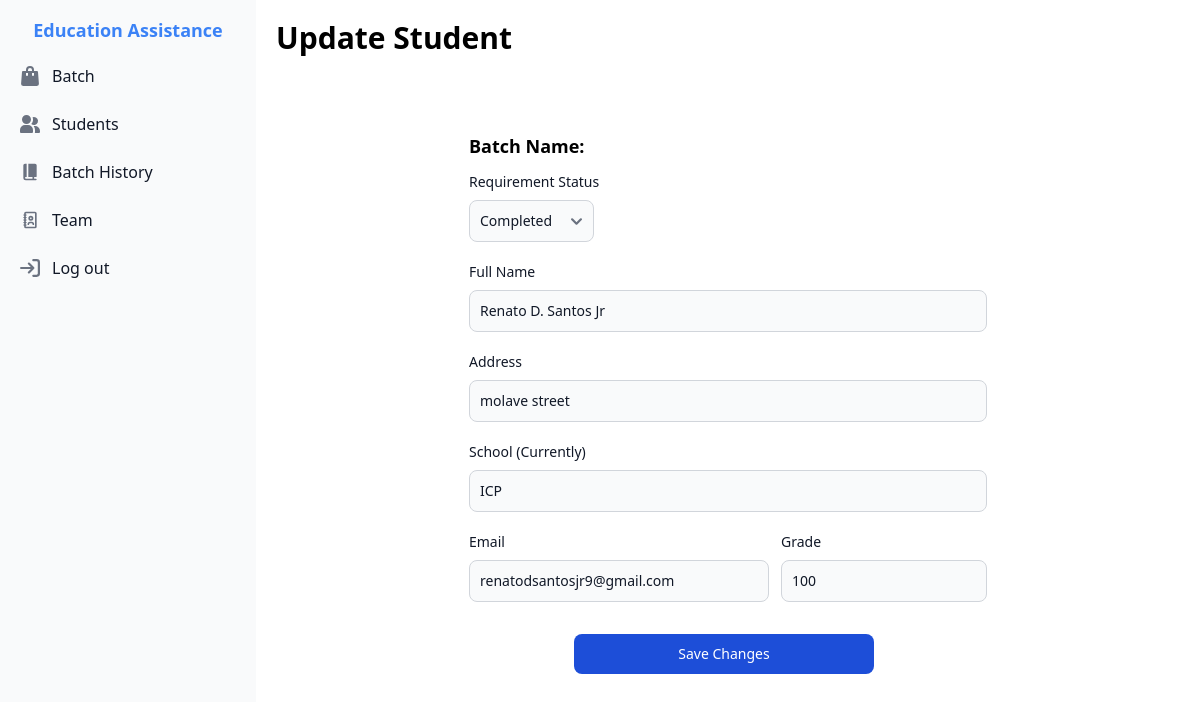
The app's page /student/update/10 (signed in), older data.
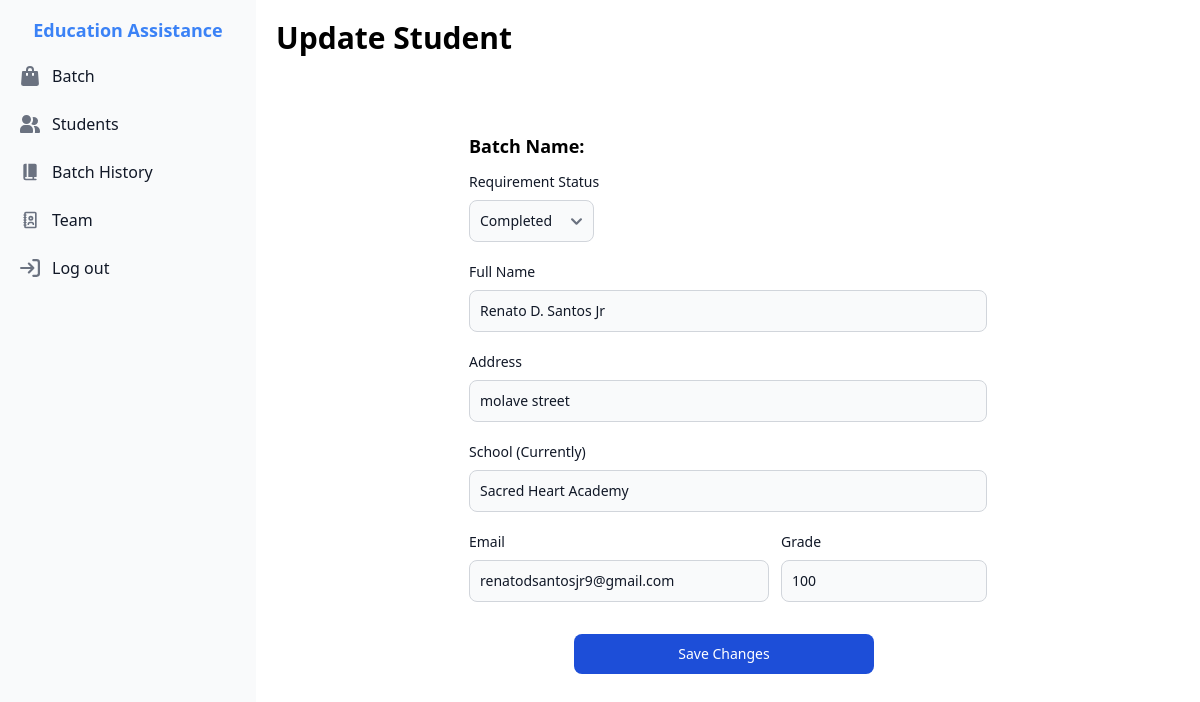
The same page, newer data.
### EducationalAssistance/models.py (models this page shows, shortened)
class Student(models.Model):
    batch = models.ForeignKey(Batch, on_delete=models.CASCADE)
    student_id = models.AutoField(primary_key=True)
    name = models.CharField(max_length=100)
    school = models.CharField(max_length=255)
    grade = models.IntegerField(blank=True, null=True)
    email = models.EmailField(max_length=255)
    address = models.CharField(max_length=255)
    requirementsStatus = models.CharField(max_length=255, choices=RequirementStatusCoices.choices, default=RequirementStatusCoices.Completed)
    dateSubmitted = models.DateField(auto_now_add=True)
    class Meta:
        constraints  = [
            models.UniqueConstraint(fields=['batch', 'email'], name="Unique email per Batch")
        ]

### Student/views.py (the view)
# urls.py: path('update/<int:pk>', views.UpdateStudent, name='UpdateStudent'),
@login_required
def UpdateStudent(request, pk):
    instance = Student.objects.get(student_id=pk)
    if request.method == 'POST':
        form = StudentForm(request.POST, instance=instance)
        if form.is_valid():
            form.save()
            return redirect('/batch/details/' + str(instance.batch.batch_id))
    else:
        form = StudentForm(instance=instance)
    return render(request, 'students/updateStudent.html', { 'form': form })

### Student/forms.py
class StudentForm(forms.ModelForm):
    class Meta:
        model = Student
        fields = ['name', 'school', 'grade', 'email', 'address', 'requirementsStatus']
    name = forms.CharField(widget=forms.TextInput(attrs={'class': 'textInput', 'placeholder': 'Enter Name'}))
    school = forms.CharField(widget=forms.TextInput(attrs={'class': 'textInput', 'placeholder': 'Enter School'}))
    grade = forms.IntegerField(widget=forms.NumberInput(attrs={'class': 'textInput', 'placeholder': 'Enter Grade'}))
    email = forms.EmailField(widget=forms.EmailInput(attrs={'class': 'textInput w-[300px]', 'placeholder': 'Enter Email'}))
    address = forms.CharField(widget=forms.TextInput(attrs={'class': 'textInput', 'placeholder': 'Enter Address'}))
    requirementsStatus = forms.ChoiceField(
        choices=RequirementStatusCoices.choices, initial=RequirementStatusCoices.Completed,
        widget=forms.Select(attrs={'class': 'bg-gray-50 border border-gray-300 text-gray-900 text-sm rounded-lg focus:ring-blue-500 focus:border-blue-500 block p-2.5 dark:bg-gray-700 dark:border-gray-600 dark:placeholder-gray-400 dark:text-white dark:focus:ring-blue-500 dark:focus:border-blue-500'}))

### templates/students/updateStudent.html (shortened to what this page needs)
{% extends 'index.html' %}
{% block content %}
    <div class="container p-5">
        <div class="flex w-full justify-start">
            <h1 class="font-bold text-xl md:text-3xl">
                Update Student
            </h1>
        </div>
        <div class="p-4 flex justify-center items-center w-full">
            <form method="post" class="w-[550px] p-4 mt-8">
                <h1 class="font-bold text-lg my-3">
                    Batch Name:
                </h1>
                <div class="mb-5">
                    <label for="id_requirementsStatus" class="block mb-2 text-sm font-medium text-gray-900 dark:text-white">Requirement Status</label>
                    {{ form.requirementsStatus }}
                </div>
                <div class="mb-5">
                    <label for="id_batch_name" class="block mb-2 text-sm font-medium text-gray-900 dark:text-white">Full Name</label>
                    {{ form.name }}
                </div>
                <div class="mb-5">
                    <label for="id_address" class="block mb-2 text-sm font-medium text-gray-900 dark:text-white">Address</label>
                    {{ form.address }}
                </div>
                <div class="mb-5">
                    <label for="id_school" class="block mb-2 text-sm font-medium text-gray-900 dark:text-white">School (Currently)</label>
                    {{ form.school }}
                </div>
                <div class="flex justify-between gap-3">
                    <div class="mb-5">
                        <label for="id_email" class="block mb-2 text-sm font-medium text-gray-900 dark:text-white">Email</label>
                        {{ form.email }}
                    </div>
                    <div class="mb-5">
                        <label for="id_grade" class="block mb-2 text-sm font-medium text-gray-900 dark:text-white">Grade</label>
                        {{ form.grade }}
                    </div>
                </div>
                <div class="w-full flex items-center justify-center mt-3">
                    <button type="submit" class="w-[300px] text-white bg-blue-700 hover:bg-blue-800 focus:ring-4 focus:ring-blue-300 font-medium rounded-lg text-sm px-5 py-2.5 me-2 dark:bg-blue-600 dark:hover:bg-blue-700 focus:outline-none dark:focus:ring-blue-800">
                        Save Changes
                    </button>
                </div>
            </form>
        </div>
    </div>
{% endblock %}

Row changes from the older to the newer data that the page shows:
changed Student "Completed": school "ICP" → "Sacred Heart Academy"
